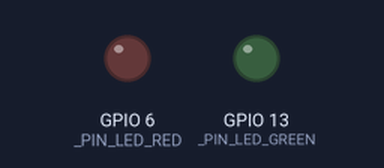
This program was run on a simulated Raspberry Pi (BCM pin numbers). Parts: output pins drawn as LEDs (lit = HIGH). Threads take turns every 2 ms; pins used as bus, display or sensor lines are not drawn; what the program prints to the terminal is not drawn. At 10.5 s the program stops and its outputs stay as they are.

Above: at 0.1 s.
At 3.1 s:
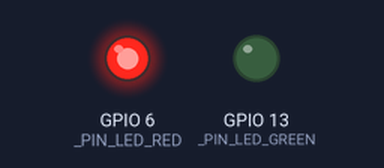
At 3.6 s:
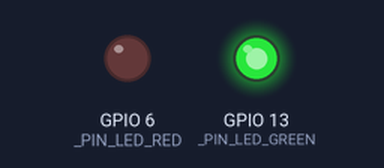
Timing chart, 0 to 5.5 s (numbered marks = the images above):
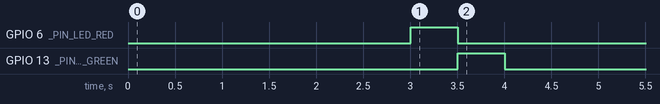

The program:

raspicar_ioctrl2.py
```python
"""
Modul: raspicar_ioctrl2.py
I/O interface for the RaspiCar
Runs battery voltage control and system shut down as background processes
This version 2 of IoCtrl is based on the RPi.GPIO library (and does not require PIGPIO)

- Class: IoCtrl
- Methods: send_msg, clear_display, set_led_green, set_led_red, set_lidar_pwr, close

SLW 02-12-2023
"""

import RPi.GPIO as GPIO
import time
import serial
import threading
import os

""" Battery status:
BAT_STATUS_EXTERN              0   // 'EX', external power supply
BAT_STATUS_OK                  1   // 'OK', battery voltage okay
BAT_STATUS_LOW                 2   // 'BL', battery voltage low, no immediate action required
BAT_STATUS_SHUTDOWN            3   // 'SX', shutdown is active, power will shut off shortly
BAT_STATUS_SHUTDOWN_REQUESTED  4   // 'SR', the user has pressed shutdown, waiting for confirmation
BAT_STATUS_SHUTDOWN_PENDING    5   // 'SP', shutdown was confirmed, waiting for acknowledgment by Raspi
"""

class IoCtrl:

    def __init__(self):
        GPIO.setwarnings(False)
        GPIO.setmode(GPIO.BCM)
        # pin definitions
        _PIN_LED_RED = 6
        _PIN_LED_GREEN = 13
        _PIN_LIDAR_PWR = 21
        _serial_port = "/dev/ttyUSB0"
        # initiate ports
        self.pin_led_green, self.pin_led_red = _PIN_LED_GREEN, _PIN_LED_RED
        self.pin_lidar_pwr = _PIN_LIDAR_PWR
        # initiate operating data
        self._ser_busy = False
        self.__shutdown = False
        self._status = "OK"
        # set port mode
        GPIO.setup(self.pin_led_green, GPIO.OUT)
        GPIO.setup(self.pin_led_red, GPIO.OUT)
        GPIO.setup(self.pin_lidar_pwr, GPIO.OUT)
        # set initial values
        GPIO.output(self.pin_lidar_pwr, 0)
        GPIO.output(self.pin_led_green, 0)
        GPIO.output(self.pin_led_red, 0)
        # initiate serial interface
        connection_cnt = 0
        connected = False
        while not connected and connection_cnt < 5:
            try:
                self._ser = serial.Serial(_serial_port, baudrate=115200,
                                      parity=serial.PARITY_NONE, timeout=1)
                connected = True
            except:
                msg = "warning: failed to open serial port" + str(connection_cnt)
                print(msg)
                time.sleep(2)
                connection_cnt += 1

        if self._ser.isOpen() == False:
            err_msg = "Error: can't open serial port " + _serial_port
            raise Exception(err_msg)
        time.sleep(0.5)
        self.send_ser(" ");
        time.sleep(0.5)
        self.send_ser("DMRaspi connected")
        # starting thread
        self._t = threading.Thread(target = self._read_status)
        self._t.start()


    def _read_status(self):
        while not self.__shutdown:
            while self._ser_busy:
                time.sleep(0.01)
            self._status = self.send_ser("BS")[-2:]
            if self._status == "SP":
                print("Stopping motors ...")
                self.send_ser("MR0,0")
                time.sleep(0.1)
                self.send_ser("MP0,0")
                time.sleep(0.1)
                print("Shutting down")
                print(self.send_ser("BX"))
                time.sleep(0.1)
                os.popen("sudo shutdown -h now").read()

            time.sleep(1)
        print(" - io_ctrl: status thread closed ...")


    def get_status(self):
        return self._status


    def set_lidar_pwr(self, pwr):
        if pwr:
            GPIO.output(self.pin_lidar_pwr, 1)
        else:
            GPIO.output(self.pin_lidar_pwr, 0)


    def set_led_red(self, status):
        if status:
            GPIO.output(self.pin_led_red, 1)
        else:
            GPIO.output(self.pin_led_red, 0)


    def set_led_green(self, status):
        if status:
            GPIO.output(self.pin_led_green, 1)
        else:
            GPIO.output(self.pin_led_green, 0)


    def send_ser(self, msg, ser_delay=0.002):
        while self._ser_busy == True:
            time.sleep(ser_delay)
        self._ser_busy = True
        msg_bytes = bytes(msg + '\n', 'UTF-8')
        self._ser.write(msg_bytes)
        time.sleep(ser_delay)
        response = self._ser.readline()
        #response = bytes('OK', 'UTF-8')
        self._ser_busy = False
        return response[:-2].decode("UTF-8")


    def send_msg(self, msg):
        self.send_ser("DL" + msg)


    def clear_display(self):
        self.send_ser("DC")


    def close(self):
        self.__shutdown = True
        time.sleep(1.5)
        self._ser.close()
        # self._shutdown = True


    @property
    def shutdown(self):
        return self.__shutdown


#------------------------------------------------
if __name__ == "__main__":
    io = IoCtrl()
    io.set_led_red(True)
    time.sleep(0.5)
    io.set_led_red(False)
    io.set_led_green(True)
    time.sleep(0.5)
    io.set_led_green(False)

    io.clear_display()
    io.send_msg("Hello!")

    io.set_lidar_pwr(True)
    time.sleep(2)
    io.set_lidar_pwr(False)
    time.sleep(1)

    io.close()

    
```

Measured:
- by itself, GPIO 6 (_PIN_LED_RED): LOW → HIGH at 3.0 s, → LOW 0.50 s later
- by itself, GPIO 13 (_PIN_LED_GREEN): LOW → HIGH at 3.5 s, → LOW 0.50 s later
